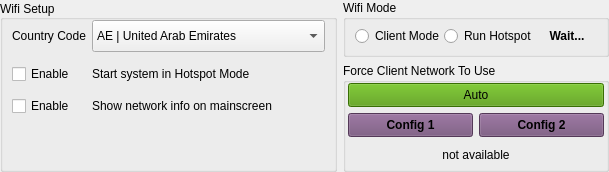
       <widget class="QWidget" name="horizontalWidget" native="true">
        <property name="sizePolicy">
         <sizepolicy hsizetype="Expanding" vsizetype="Fixed">
          <horstretch>0</horstretch>
          <verstretch>0</verstretch>
         </sizepolicy>
        </property>
        <layout class="QHBoxLayout" name="horizontalLayout_17">
         <property name="leftMargin">
          <number>0</number>
         </property>
         <property name="topMargin">
          <number>0</number>
         </property>
         <property name="rightMargin">
          <number>0</number>
         </property>
         <property name="bottomMargin">
          <number>0</number>
         </property>
         <item>
          <widget class="QGroupBox" name="groupBox">
           <property name="sizePolicy">
            <sizepolicy hsizetype="Expanding" vsizetype="Preferred">
             <horstretch>0</horstretch>
             <verstretch>0</verstretch>
            </sizepolicy>
           </property>
           <property name="title">
            <string>Wifi Setup</string>
           </property>
           <property name="alignment">
            <set>Qt::AlignLeading|Qt::AlignLeft|Qt::AlignVCenter</set>
           </property>
           <layout class="QHBoxLayout" name="horizontalLayout_16">
            <property name="leftMargin">
             <number>0</number>
            </property>
            <property name="topMargin">
             <number>0</number>
            </property>
            <property name="rightMargin">
             <number>0</number>
            </property>
            <property name="bottomMargin">
             <number>2</number>
            </property>
            <item>
             <widget class="QWidget" name="formWidget" native="true">
              <property name="sizePolicy">
               <sizepolicy hsizetype="Expanding" vsizetype="Preferred">
                <horstretch>0</horstretch>
                <verstretch>0</verstretch>
               </sizepolicy>
              </property>
              <layout class="QFormLayout" name="formLayout_30">
               <property name="topMargin">
                <number>0</number>
               </property>
               <property name="bottomMargin">
                <number>0</number>
               </property>
               <item row="0" column="0">
                <widget class="QLabel" name="labelCountryCode">
                 <property name="minimumSize">
                  <size>
                   <width>0</width>
                   <height>32</height>
                  </size>
                 </property>
                 <property name="maximumSize">
                  <size>
                   <width>16777215</width>
                   <height>32</height>
                  </size>
                 </property>
                 <property name="text">
                  <string>Country Code</string>
                 </property>
                </widget>
               </item>
               <item row="0" column="1">
                <widget class="QComboBox" name="comboBoxCountryCode">
                 <property name="minimumSize">
                  <size>
                   <width>0</width>
                   <height>32</height>
                  </size>
                 </property>
                 <property name="maximumSize">
                  <size>
                   <width>16777215</width>
                   <height>32</height>
                  </size>
                 </property>
                 <property name="styleSheet">
                  <string notr="true">QScrollBar { 
	width: 40px;
	background-color: rgba(85, 87, 83, 0.7);
}</string>
                 </property>
                 <item>
                  <property name="text">
                   <string>AE | United Arab Emirates</string>
                  </property>
                 </item>
                 <item>
                  <property name="text">
                   <string>AR | Argentina</string>
                  </property>
                 </item>
                 <item>
                  <property name="text">
                   <string>AT | Austria</string>
                  </property>
                 </item>
                 <item>
                  <property name="text">
                   <string>AU | Australia</string>
                  </property>
                 </item>
                 <item>
                  <property name="text">
                   <string>BG | Bulgaria</string>
                  </property>
                 </item>
                 <item>
                  <property name="text">
                   <string>BH | Bahrain</string>
                  </property>
                 </item>
                 <item>
                  <property name="text">
                   <string>BM | Bermuda</string>
                  </property>
                 </item>
                 <item>
                  <property name="text">
                   <string>BO | Bolivia</string>
                  </property>
                 </item>
                 <item>
                  <property name="text">
                   <string>BR | Brazil</string>
                  </property>
                 </item>
                 <item>
                  <property name="text">
                   <string>CA | Canada</string>
                  </property>
                 </item>
                 <item>
                  <property name="text">
                   <string>CH | Switzerland</string>
                  </property>
                 </item>
                 <item>
                  <property name="text">
                   <string>CL | Chile</string>
                  </property>
                 </item>
                 <item>
                  <property name="text">
                   <string>CN | China</string>
                  </property>
                 </item>
                 <item>
                  <property name="text">
                   <string>CO | Colombia</string>
                  </property>
                 </item>
                 <item>
                  <property name="text">
                   <string>CR | Costa Rica</string>
                  </property>
                 </item>
                 <item>
                  <property name="text">
                   <string>CS | Serbia and Montenegro</string>
                  </property>
                 </item>
                 <item>
                  <property name="text">
                   <string>CY | Cyprus</string>
                  </property>
                 </item>
                 <item>
                  <property name="text">
                   <string>CZ | Czech Republic</string>
                  </property>
                 </item>
                 <item>
                  <property name="text">
                   <string>DE | Germany</string>
                  </property>
                 </item>
                 <item>
                  <property name="text">
                   <string>DK | Denmark</string>
                  </property>
                 </item>
                 <item>
                  <property name="text">
                   <string>DO | Dominican Republic</string>
                  </property>
                 </item>
                 <item>
                  <property name="text">
                   <string>DZ | Algeria</string>
                  </property>
                 </item>
                 <item>
                  <property name="text">
                   <string>EC | Ecuador</string>
                  </property>
                 </item>
                 <item>
                  <property name="text">
                   <string>EE | Estonia</string>
                  </property>
                 </item>
                 <item>
                  <property name="text">
                   <string>EG | Egypt</string>
                  </property>
                 </item>
                 <item>
                  <property name="text">
                   <string>ES | Spain</string>
                  </property>
                 </item>
                 <item>
                  <property name="text">
                   <string>FI | Finland</string>
                  </property>
                 </item>
                 <item>
                  <property name="text">
                   <string>FR | France</string>
                  </property>
                 </item>
                 <item>
                  <property name="text">
                   <string>GB | United Kingdom</string>
                  </property>
                 </item>
                 <item>
                  <property name="text">
                   <string>GR | Greece</string>
                  </property>
                 </item>
                 <item>
                  <property name="text">
                   <string>GT | Guatemala</string>
                  </property>
                 </item>
                 <item>
                  <property name="text">
                   <string>HK | Hong Kong</string>
                  </property>
                 </item>
                 <item>
                  <property name="text">
                   <string>HN | Honduras</string>
                  </property>
                 </item>
                 <item>
                  <property name="text">
                   <string>ID | Indonesia</string>
                  </property>
                 </item>
                 <item>
                  <property name="text">
                   <string>IE | Ireland</string>
                  </property>
                 </item>
                 <item>
                  <property name="text">
                   <string>IL | Israel</string>
                  </property>
                 </item>
                 <item>
                  <property name="text">
                   <string>IN | India</string>
                  </property>
                 </item>
                 <item>
                  <property name="text">
                   <string>IS | Iceland</string>
                  </property>
                 </item>
                 <item>
                  <property name="text">
                   <string>IT | Italy</string>
                  </property>
                 </item>
                 <item>
                  <property name="text">
                   <string>JM | Jamaica</string>
                  </property>
                 </item>
                 <item>
                  <property name="text">
                   <string>JO | Jordan</string>
                  </property>
                 </item>
                 <item>
                  <property name="text">
                   <string>JP3 | Japan</string>
                  </property>
                 </item>
                 <item>
                  <property name="text">
                   <string>KE | Kenya</string>
                  </property>
                 </item>
                 <item>
                  <property name="text">
                   <string>KR | Republic of Korea (South Korea)</string>
                  </property>
                 </item>
                 <item>
                  <property name="text">
                   <string>KW | Kuwait</string>
                  </property>
                 </item>
                 <item>
                  <property name="text">
                   <string>KW | Kuwait</string>
                  </property>
                 </item>
                 <item>
                  <property name="text">
                   <string>LB | Lebanon</string>
                  </property>
                 </item>
                 <item>
                  <property name="text">
                   <string>LI | Liechtenstein</string>
                  </property>
                 </item>
                 <item>
                  <property name="text">
                   <string>LK | Sri Lanka</string>
                  </property>
                 </item>
                 <item>
                  <property name="text">
                   <string>LT | Lithuania</string>
                  </property>
                 </item>
                 <item>
                  <property name="text">
                   <string>LU | Luxembourg</string>
                  </property>
                 </item>
                 <item>
                  <property name="text">
                   <string>MA | Morocco</string>
                  </property>
                 </item>
                 <item>
                  <property name="text">
                   <string>MU | Mauritius</string>
                  </property>
                 </item>
                 <item>
                  <property name="text">
                   <string>MX | Mexico</string>
                  </property>
                 </item>
                 <item>
                  <property name="text">
                   <string>NL | Netherlands</string>
                  </property>
                 </item>
                 <item>
                  <property name="text">
                   <string>NO | Norway</string>
                  </property>
                 </item>
                 <item>
                  <property name="text">
                   <string>NZ | New Zealand</string>
                  </property>
                 </item>
                 <item>
                  <property name="text">
                   <string>OM | Oman</string>
                  </property>
                 </item>
                 <item>
                  <property name="text">
                   <string>PA | Panama</string>
                  </property>
                 </item>
                 <item>
                  <property name="text">
                   <string>PE | Peru</string>
                  </property>
                 </item>
                 <item>
                  <property name="text">
                   <string>PH | Philippines</string>
                  </property>
                 </item>
                 <item>
                  <property name="text">
                   <string>PK | Islamic Republic of Pakistan</string>
                  </property>
                 </item>
                 <item>
                  <property name="text">
                   <string>PL | Poland</string>
                  </property>
                 </item>
                 <item>
                  <property name="text">
                   <string>PR | Puerto Rico</string>
                  </property>
                 </item>
                 <item>
                  <property name="text">
                   <string>PT | Portugal</string>
                  </property>
                 </item>
                 <item>
                  <property name="text">
                   <string>QA | Qatar</string>
                  </property>
                 </item>
                 <item>
                  <property name="text">
                   <string>RO | Romania</string>
                  </property>
                 </item>
                 <item>
                  <property name="text">
                   <string>RU | Russia</string>
                  </property>
                 </item>
                 <item>
                  <property name="text">
                   <string>SA | Saudi Arabia</string>
                  </property>
                 </item>
                 <item>
                  <property name="text">
                   <string>SG | Singapore</string>
                  </property>
                 </item>
                 <item>
                  <property name="text">
                   <string>SI | Slovenia</string>
                  </property>
                 </item>
                 <item>
                  <property name="text">
                   <string>SK | Slovak Republic</string>
                  </property>
                 </item>
                 <item>
                  <property name="text">
                   <string>SV | El Salvador</string>
                  </property>
                 </item>
                 <item>
                  <property name="text">
                   <string>TH | Thailand</string>
                  </property>
                 </item>
                 <item>
                  <property name="text">
                   <string>TN | Tunisia</string>
                  </property>
                 </item>
                 <item>
                  <property name="text">
                   <string>TR | Turkey</string>
                  </property>
                 </item>
                 <item>
                  <property name="text">
                   <string>TT | Trinidad and Tobago</string>
                  </property>
                 </item>
                 <item>
                  <property name="text">
                   <string>TW | Taiwan</string>
                  </property>
                 </item>
                 <item>
                  <property name="text">
                   <string>UA | Ukraine</string>
                  </property>
                 </item>
                 <item>
                  <property name="text">
                   <string>US | United States</string>
                  </property>
                 </item>
                 <item>
                  <property name="text">
                   <string>UY | Uruguay</string>
                  </property>
                 </item>
                 <item>
                  <property name="text">
                   <string>VE | Venezuela</string>
                  </property>
                 </item>
                 <item>
                  <property name="text">
                   <string>VN | Vietnam</string>
                  </property>
                 </item>
                 <item>
                  <property name="text">
                   <string>ZA | South Africa</string>
                  </property>
                 </item>
                </widget>
               </item>
               <item row="1" column="0">
                <widget class="QCheckBox" name="checkBoxHotspot">
                 <property name="sizePolicy">
                  <sizepolicy hsizetype="Expanding" vsizetype="Fixed">
                   <horstretch>0</horstretch>
                   <verstretch>0</verstretch>
                  </sizepolicy>
                 </property>
                 <property name="minimumSize">
                  <size>
                   <width>0</width>
                   <height>32</height>
                  </size>
                 </property>
                 <property name="maximumSize">
                  <size>
                   <width>16777215</width>
                   <height>32</height>
                  </size>
                 </property>
                 <property name="text">
                  <string>Enable</string>
                 </property>
                </widget>
               </item>
               <item row="1" column="1">
                <widget class="QLabel" name="label_hotspot">
                 <property name="sizePolicy">
                  <sizepolicy hsizetype="Expanding" vsizetype="Fixed">
                   <horstretch>0</horstretch>
                   <verstretch>0</verstretch>
                  </sizepolicy>
                 </property>
                 <property name="minimumSize">
                  <size>
                   <width>0</width>
                   <height>32</height>
                  </size>
                 </property>
                 <property name="maximumSize">
                  <size>
                   <width>16777215</width>
                   <height>32</height>
                  </size>
                 </property>
                 <property name="text">
                  <string>Start system in Hotspot Mode</string>
                 </property>
                 <property name="wordWrap">
                  <bool>true</bool>
                 </property>
                </widget>
               </item>
               <item row="2" column="0">
                <widget class="QCheckBox" name="checkBoxNetworkinfo">
                 <property name="text">
                  <string>Enable</string>
                 </property>
                </widget>
               </item>
               <item row="2" column="1">
                <widget class="QLabel" name="label_hotspotclient">
                 <property name="text">
                  <string>Show network info on mainscreen</string>
                 </property>
                </widget>
               </item>
              </layout>
             </widget>
            </item>
           </layout>
          </widget>
         </item>
         <item>
          <widget class="QWidget" name="verticalWidget" native="true">
           <property name="sizePolicy">
            <sizepolicy hsizetype="Expanding" vsizetype="Preferred">
             <horstretch>0</horstretch>
             <verstretch>0</verstretch>
            </sizepolicy>
           </property>
           <layout class="QVBoxLayout" name="verticalLayout_10">
            <property name="leftMargin">
             <number>0</number>
            </property>
            <property name="topMargin">
             <number>0</number>
            </property>
            <property name="rightMargin">
             <number>0</number>
            </property>
            <property name="bottomMargin">
             <number>0</number>
            </property>
            <item>
             <widget class="QGroupBox" name="groupBoxWifiMode">
              <property name="sizePolicy">
               <sizepolicy hsizetype="Expanding" vsizetype="Expanding">
                <horstretch>0</horstretch>
                <verstretch>0</verstretch>
               </sizepolicy>
              </property>
              <property name="title">
               <string>Wifi Mode</string>
              </property>
              <property name="alignment">
               <set>Qt::AlignLeading|Qt::AlignLeft|Qt::AlignTop</set>
              </property>
              <property name="flat">
               <bool>false</bool>
              </property>
              <layout class="QVBoxLayout" name="verticalLayout_8">
               <property name="spacing">
                <number>0</number>
               </property>
               <property name="leftMargin">
                <number>0</number>
               </property>
               <property name="topMargin">
                <number>0</number>
               </property>
               <property name="rightMargin">
                <number>0</number>
               </property>
               <property name="bottomMargin">
                <number>2</number>
               </property>
               <item>
                <layout class="QHBoxLayout" name="horizontalLayout_21">
                 <property name="leftMargin">
                  <number>9</number>
                 </property>
                 <property name="rightMargin">
                  <number>9</number>
                 </property>
                 <item>
                  <widget class="QRadioButton" name="radioButtonClient">
                   <property name="minimumSize">
                    <size>
                     <width>0</width>
                     <height>32</height>
                    </size>
                   </property>
                   <property name="maximumSize">
                    <size>
                     <width>16777215</width>
                     <height>32</height>
                    </size>
                   </property>
                   <property name="text">
                    <string>Client Mode</string>
                   </property>
                  </widget>
                 </item>
                 <item>
                  <widget class="QRadioButton" name="radioButtonHotspot">
                   <property name="minimumSize">
                    <size>
                     <width>0</width>
                     <height>32</height>
                    </size>
                   </property>
                   <property name="maximumSize">
                    <size>
                     <width>16777215</width>
                     <height>32</height>
                    </size>
                   </property>
                   <property name="text">
                    <string>Run Hotspot</string>
                   </property>
                  </widget>
                 </item>
                 <item>
                  <widget class="QLabel" name="label_modeswitchprogress">
                   <property name="sizePolicy">
                    <sizepolicy hsizetype="Expanding" vsizetype="Fixed">
                     <horstretch>0</horstretch>
                     <verstretch>0</verstretch>
                    </sizepolicy>
                   </property>
                   <property name="minimumSize">
                    <size>
                     <width>60</width>
                     <height>32</height>
                    </size>
                   </property>
                   <property name="maximumSize">
                    <size>
                     <width>60</width>
                     <height>32</height>
                    </size>
                   </property>
                   <property name="font">
                    <font>
                     <weight>75</weight>
                     <bold>true</bold>
                    </font>
                   </property>
                   <property name="styleSheet">
                    <string notr="true">background-color: rgba(0, 0, 0, 0);</string>
                   </property>
                   <property name="text">
                    <string>Wait...</string>
                   </property>
                   <property name="alignment">
                    <set>Qt::AlignCenter</set>
                   </property>
                  </widget>
                 </item>
                </layout>
               </item>
              </layout>
             </widget>
            </item>
            <item>
             <widget class="QGroupBox" name="groupBoxClientNetwork">
              <property name="sizePolicy">
               <sizepolicy hsizetype="Expanding" vsizetype="Preferred">
                <horstretch>0</horstretch>
                <verstretch>0</verstretch>
               </sizepolicy>
              </property>
              <property name="minimumSize">
               <size>
                <width>0</width>
                <height>80</height>
               </size>
              </property>
              <property name="title">
               <string>Force Client Network To Use</string>
              </property>
              <layout class="QVBoxLayout" name="verticalLayout_11">
               <property name="leftMargin">
                <number>2</number>
               </property>
               <property name="topMargin">
                <number>0</number>
               </property>
               <property name="rightMargin">
                <number>2</number>
               </property>
               <property name="bottomMargin">
                <number>2</number>
               </property>
               <item>
                <widget class="QPushButton" name="pushButtonNetworkAuto">
                 <property name="sizePolicy">
                  <sizepolicy hsizetype="Expanding" vsizetype="Fixed">
                   <horstretch>0</horstretch>
                   <verstretch>0</verstretch>
                  </sizepolicy>
                 </property>
                 <property name="minimumSize">
                  <size>
                   <width>0</width>
                   <height>24</height>
                  </size>
                 </property>
                 <property name="maximumSize">
                  <size>
                   <width>16777215</width>
                   <height>24</height>
                  </size>
                 </property>
                 <property name="styleSheet">
                  <string notr="true">background-color: rgb(78, 154, 6);
outline: none;</string>
                 </property>
                 <property name="text">
                  <string>Auto</string>
                 </property>
                </widget>
               </item>
               <item>
                <widget class="QWidget" name="clientNetworkSelect" native="true">
                 <property name="sizePolicy">
                  <sizepolicy hsizetype="Expanding" vsizetype="Fixed">
                   <horstretch>0</horstretch>
                   <verstretch>0</verstretch>
                  </sizepolicy>
                 </property>
                 <property name="minimumSize">
                  <size>
                   <width>0</width>
                   <height>24</height>
                  </size>
                 </property>
                 <property name="maximumSize">
                  <size>
                   <width>16777215</width>
                   <height>24</height>
                  </size>
                 </property>
                 <layout class="QHBoxLayout" name="horizontalLayout_22">
                  <property name="leftMargin">
                   <number>0</number>
                  </property>
                  <property name="topMargin">
                   <number>0</number>
                  </property>
                  <property name="rightMargin">
                   <number>0</number>
                  </property>
                  <property name="bottomMargin">
                   <number>0</number>
                  </property>
                  <item>
                   <widget class="QPushButton" name="pushButtonNetwork0">
                    <property name="sizePolicy">
                     <sizepolicy hsizetype="Expanding" vsizetype="Fixed">
                      <horstretch>0</horstretch>
                      <verstretch>0</verstretch>
                     </sizepolicy>
                    </property>
                    <property name="minimumSize">
                     <size>
                      <width>0</width>
                      <height>24</height>
                     </size>
                    </property>
                    <property name="maximumSize">
                     <size>
                      <width>16777215</width>
                      <height>24</height>
                     </size>
                    </property>
                    <property name="font">
                     <font>
                      <weight>75</weight>
                      <bold>true</bold>
                     </font>
                    </property>
                    <property name="styleSheet">
                     <string notr="true">background-color: rgb(117, 80, 123);
outline: none;</string>
                    </property>
                    <property name="text">
                     <string>Config 1</string>
                    </property>
                   </widget>
                  </item>
                  <item>
                   <widget class="QPushButton" name="pushButtonNetwork1">
                    <property name="sizePolicy">
                     <sizepolicy hsizetype="Expanding" vsizetype="Fixed">
                      <horstretch>0</horstretch>
                      <verstretch>0</verstretch>
                     </sizepolicy>
                    </property>
                    <property name="minimumSize">
                     <size>
                      <width>0</width>
                      <height>24</height>
                     </size>
                    </property>
                    <property name="maximumSize">
                     <size>
                      <width>16777215</width>
                      <height>24</height>
                     </size>
                    </property>
                    <property name="font">
                     <font>
                      <weight>75</weight>
                      <bold>true</bold>
                     </font>
                    </property>
                    <property name="styleSheet">
                     <string notr="true">background-color: rgb(117, 80, 123);
outline: none;</string>
                    </property>
                    <property name="text">
                     <string>Config 2</string>
                    </property>
                   </widget>
                  </item>
                 </layout>
                </widget>
               </item>
               <item>
                <widget class="QLabel" name="label_notavailable">
                 <property name="sizePolicy">
                  <sizepolicy hsizetype="Expanding" vsizetype="Fixed">
                   <horstretch>0</horstretch>
                   <verstretch>0</verstretch>
                  </sizepolicy>
                 </property>
                 <property name="minimumSize">
                  <size>
                   <width>0</width>
                   <height>24</height>
                  </size>
                 </property>
                 <property name="maximumSize">
                  <size>
                   <width>16777215</width>
                   <height>24</height>
                  </size>
                 </property>
                 <property name="text">
                  <string>not available</string>
                 </property>
                 <property name="alignment">
                  <set>Qt::AlignCenter</set>
                 </property>
                </widget>
               </item>
              </layout>
             </widget>
            </item>
           </layout>
          </widget>
         </item>
        </layout>
       </widget>
